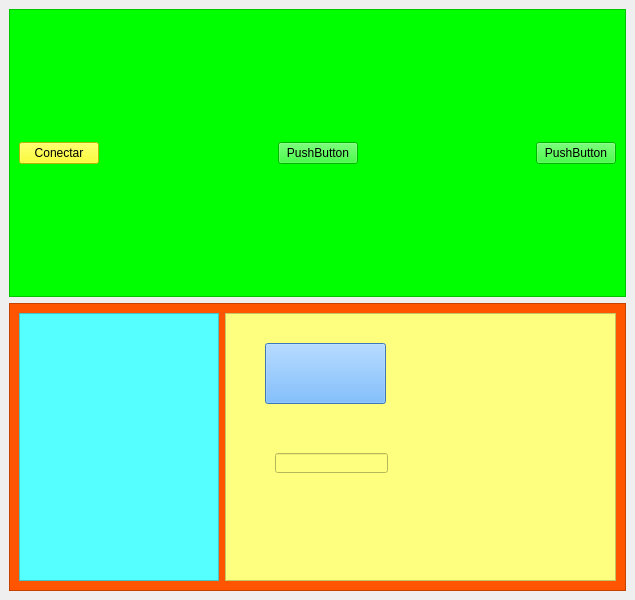
<?xml version="1.0" encoding="UTF-8"?>
<ui version="4.0">
 <class>MainWindow</class>
 <widget class="QMainWindow" name="MainWindow">
  <property name="geometry">
   <rect>
    <x>0</x>
    <y>0</y>
    <width>635</width>
    <height>600</height>
   </rect>
  </property>
  <property name="windowTitle">
   <string>MainWindow</string>
  </property>
  <widget class="QWidget" name="centralwidget">
   <layout class="QVBoxLayout" name="verticalLayout">
    <item>
     <widget class="QFrame" name="frame">
      <property name="styleSheet">
       <string notr="true">background-color: rgb(0, 255, 0);</string>
      </property>
      <property name="frameShape">
       <enum>QFrame::StyledPanel</enum>
      </property>
      <property name="frameShadow">
       <enum>QFrame::Raised</enum>
      </property>
      <layout class="QHBoxLayout" name="horizontalLayout">
       <item>
        <widget class="QPushButton" name="pushButton">
         <property name="styleSheet">
          <string notr="true">background-color: rgb(255, 255, 0);</string>
         </property>
         <property name="text">
          <string>Conectar</string>
         </property>
         <property name="icon">
          <iconset>
           <normaloff>iconos/database_1586285.png</normaloff>iconos/database_1586285.png</iconset>
         </property>
        </widget>
       </item>
       <item>
        <spacer name="horizontalSpacer">
         <property name="orientation">
          <enum>Qt::Horizontal</enum>
         </property>
         <property name="sizeHint" stdset="0">
          <size>
           <width>40</width>
           <height>20</height>
          </size>
         </property>
        </spacer>
       </item>
       <item>
        <widget class="QPushButton" name="pushButton_2">
         <property name="text">
          <string>PushButton</string>
         </property>
        </widget>
       </item>
       <item>
        <spacer name="horizontalSpacer_2">
         <property name="orientation">
          <enum>Qt::Horizontal</enum>
         </property>
         <property name="sizeHint" stdset="0">
          <size>
           <width>40</width>
           <height>20</height>
          </size>
         </property>
        </spacer>
       </item>
       <item>
        <widget class="QPushButton" name="pushButton_3">
         <property name="text">
          <string>PushButton</string>
         </property>
        </widget>
       </item>
      </layout>
     </widget>
    </item>
    <item>
     <widget class="QFrame" name="frame_2">
      <property name="maximumSize">
       <size>
        <width>16777215</width>
        <height>16777215</height>
       </size>
      </property>
      <property name="styleSheet">
       <string notr="true">background-color: rgb(255, 85, 0);</string>
      </property>
      <property name="frameShape">
       <enum>QFrame::StyledPanel</enum>
      </property>
      <property name="frameShadow">
       <enum>QFrame::Raised</enum>
      </property>
      <layout class="QHBoxLayout" name="horizontalLayout_2">
       <item>
        <widget class="QFrame" name="frame_3">
         <property name="minimumSize">
          <size>
           <width>200</width>
           <height>0</height>
          </size>
         </property>
         <property name="maximumSize">
          <size>
           <width>200</width>
           <height>16777215</height>
          </size>
         </property>
         <property name="styleSheet">
          <string notr="true">
background-color: rgb(85, 255, 255);</string>
         </property>
         <property name="frameShape">
          <enum>QFrame::StyledPanel</enum>
         </property>
         <property name="frameShadow">
          <enum>QFrame::Raised</enum>
         </property>
        </widget>
       </item>
       <item>
        <widget class="QFrame" name="frame_4">
         <property name="styleSheet">
          <string notr="true">background-color: rgb(255, 255, 127);</string>
         </property>
         <property name="frameShape">
          <enum>QFrame::StyledPanel</enum>
         </property>
         <property name="frameShadow">
          <enum>QFrame::Raised</enum>
         </property>
         <widget class="QPushButton" name="btnNombre">
          <property name="geometry">
           <rect>
            <x>40</x>
            <y>30</y>
            <width>121</width>
            <height>61</height>
           </rect>
          </property>
          <property name="cursor">
           <cursorShape>OpenHandCursor</cursorShape>
          </property>
          <property name="styleSheet">
           <string notr="true">background-color: rgb(85, 170, 255);</string>
          </property>
          <property name="text">
           <string/>
          </property>
          <property name="icon">
           <iconset>
            <normaloff>iconos/cisco_882730.png</normaloff>iconos/cisco_882730.png</iconset>
          </property>
          <property name="iconSize">
           <size>
            <width>64</width>
            <height>64</height>
           </size>
          </property>
         </widget>
         <widget class="QLineEdit" name="txtValor">
          <property name="geometry">
           <rect>
            <x>50</x>
            <y>140</y>
            <width>113</width>
            <height>20</height>
           </rect>
          </property>
          <property name="font">
           <font>
            <pointsize>15</pointsize>
           </font>
          </property>
          <property name="cursor">
           <cursorShape>UpArrowCursor</cursorShape>
          </property>
          <property name="alignment">
           <set>Qt::AlignCenter</set>
          </property>
         </widget>
        </widget>
       </item>
      </layout>
     </widget>
    </item>
   </layout>
  </widget>
 </widget>
 <resources/>
 <connections/>
</ui>
